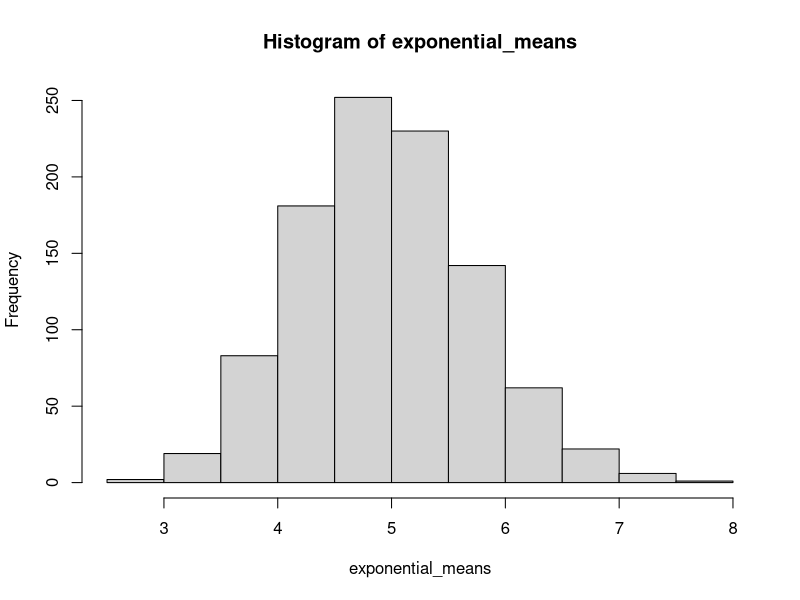
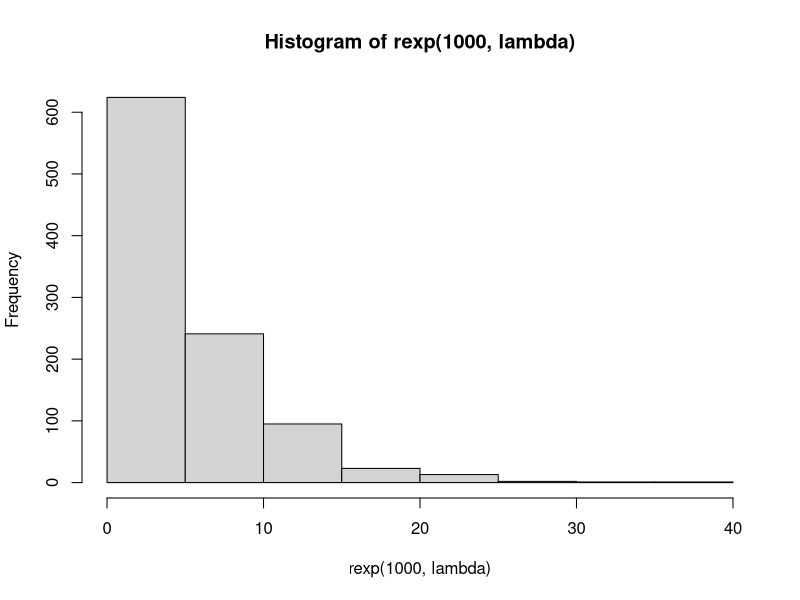

The R script that drew these images, in order:
## ---- chunk 1
exponential_means <- NULL
lambda <- 0.2
for (i in 1:1000) {
  exponential_means <- c(exponential_means, mean(rexp(40, lambda)))
}
## ---- chunk 2
# sample mean
mean(exponential_means)

# sample variance
var(exponential_means)
## ---- chunk 3
# theoretical mean
1/lambda

# theoretical variance
(1/lambda)^2/40
## ---- chunk 4
hist(exponential_means)
## ---- chunk 5
hist(rexp(1000, lambda))
